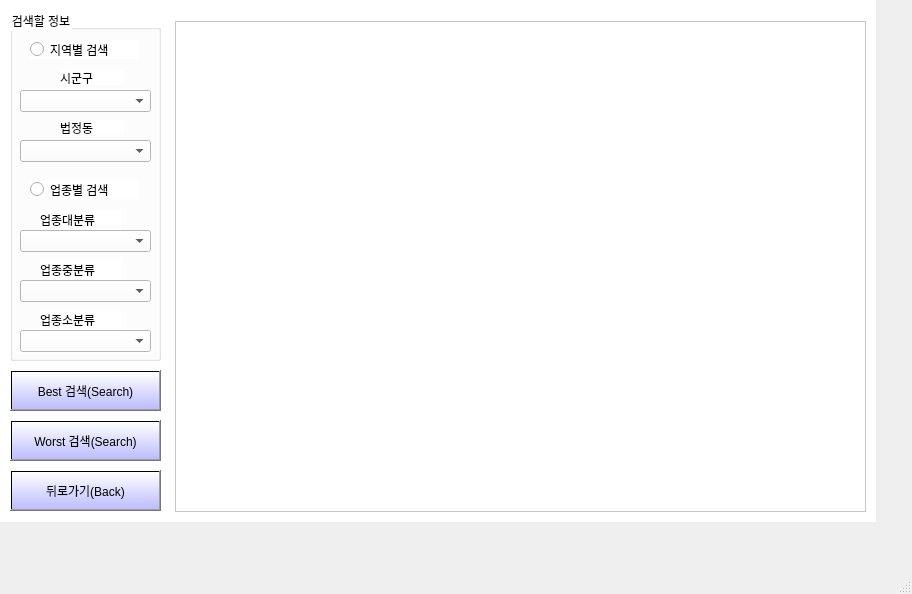
<?xml version="1.0" encoding="UTF-8"?>
<ui version="4.0">
 <class>MainWindow</class>
 <widget class="QMainWindow" name="MainWindow">
  <property name="geometry">
   <rect>
    <x>0</x>
    <y>0</y>
    <width>912</width>
    <height>594</height>
   </rect>
  </property>
  <property name="windowTitle">
   <string>MainWindow</string>
  </property>
  <widget class="QWidget" name="centralwidget">
   <widget class="QWidget" name="layout" native="true">
    <property name="geometry">
     <rect>
      <x>0</x>
      <y>0</y>
      <width>876</width>
      <height>522</height>
     </rect>
    </property>
    <property name="styleSheet">
     <string notr="true">background-color:rgb(255, 255, 255)</string>
    </property>
    <widget class="QPushButton" name="worstButton">
     <property name="geometry">
      <rect>
       <x>10</x>
       <y>420</y>
       <width>151</width>
       <height>41</height>
      </rect>
     </property>
     <property name="styleSheet">
      <string notr="true">font: 9pt &quot;맑은 고딕&quot;;
background-color:qlineargradient(spread:pad, x0:1, y0:1, x0:1, y1:1, stop:0 rgba(170, 170, 255, 200), stop:1 rgba(255, 255, 255, 200))</string>
     </property>
     <property name="text">
      <string>Worst 검색(Search)</string>
     </property>
    </widget>
    <widget class="QGroupBox" name="groupBox">
     <property name="geometry">
      <rect>
       <x>10</x>
       <y>10</y>
       <width>151</width>
       <height>351</height>
      </rect>
     </property>
     <property name="styleSheet">
      <string notr="true">font: 9pt &quot;맑은 고딕&quot;;</string>
     </property>
     <property name="title">
      <string>검색할 정보</string>
     </property>
     <widget class="QRadioButton" name="byCategory">
      <property name="geometry">
       <rect>
        <x>20</x>
        <y>170</y>
        <width>108</width>
        <height>19</height>
       </rect>
      </property>
      <property name="styleSheet">
       <string notr="true">font: 9pt &quot;맑은 고딕&quot;;</string>
      </property>
      <property name="text">
       <string>업종별 검색</string>
      </property>
     </widget>
     <widget class="QRadioButton" name="byArea">
      <property name="geometry">
       <rect>
        <x>20</x>
        <y>30</y>
        <width>108</width>
        <height>19</height>
       </rect>
      </property>
      <property name="styleSheet">
       <string notr="true">font: 9pt &quot;맑은 고딕&quot;;</string>
      </property>
      <property name="text">
       <string>지역별 검색</string>
      </property>
     </widget>
     <widget class="QLabel" name="cityLabel">
      <property name="geometry">
       <rect>
        <x>50</x>
        <y>60</y>
        <width>64</width>
        <height>15</height>
       </rect>
      </property>
      <property name="styleSheet">
       <string notr="true">font: 9pt &quot;맑은 고딕&quot;;</string>
      </property>
      <property name="text">
       <string>시군구</string>
      </property>
     </widget>
     <widget class="QComboBox" name="cityBox">
      <property name="geometry">
       <rect>
        <x>10</x>
        <y>80</y>
        <width>131</width>
        <height>22</height>
       </rect>
      </property>
      <property name="styleSheet">
       <string notr="true">font: 9pt &quot;맑은 고딕&quot;;</string>
      </property>
     </widget>
     <widget class="QLabel" name="dongLabel">
      <property name="geometry">
       <rect>
        <x>50</x>
        <y>110</y>
        <width>64</width>
        <height>15</height>
       </rect>
      </property>
      <property name="styleSheet">
       <string notr="true">font: 9pt &quot;맑은 고딕&quot;;</string>
      </property>
      <property name="text">
       <string>법정동</string>
      </property>
     </widget>
     <widget class="QComboBox" name="dongBox">
      <property name="geometry">
       <rect>
        <x>10</x>
        <y>130</y>
        <width>131</width>
        <height>22</height>
       </rect>
      </property>
      <property name="styleSheet">
       <string notr="true">font: 9pt &quot;맑은 고딕&quot;;</string>
      </property>
     </widget>
     <widget class="QLabel" name="LCategoryLabel">
      <property name="geometry">
       <rect>
        <x>30</x>
        <y>200</y>
        <width>81</width>
        <height>20</height>
       </rect>
      </property>
      <property name="styleSheet">
       <string notr="true">font: 9pt &quot;맑은 고딕&quot;;</string>
      </property>
      <property name="text">
       <string>업종대분류</string>
      </property>
     </widget>
     <widget class="QComboBox" name="LCategoryBox">
      <property name="geometry">
       <rect>
        <x>10</x>
        <y>220</y>
        <width>131</width>
        <height>22</height>
       </rect>
      </property>
      <property name="styleSheet">
       <string notr="true">font: 9pt &quot;맑은 고딕&quot;;</string>
      </property>
     </widget>
     <widget class="QLabel" name="MCategoryLabel">
      <property name="geometry">
       <rect>
        <x>30</x>
        <y>250</y>
        <width>81</width>
        <height>20</height>
       </rect>
      </property>
      <property name="styleSheet">
       <string notr="true">font: 9pt &quot;맑은 고딕&quot;;</string>
      </property>
      <property name="text">
       <string>업종중분류</string>
      </property>
     </widget>
     <widget class="QComboBox" name="MCategoryBox">
      <property name="geometry">
       <rect>
        <x>10</x>
        <y>270</y>
        <width>131</width>
        <height>22</height>
       </rect>
      </property>
      <property name="styleSheet">
       <string notr="true">font: 9pt &quot;맑은 고딕&quot;;</string>
      </property>
     </widget>
     <widget class="QComboBox" name="SCategoryBox">
      <property name="geometry">
       <rect>
        <x>10</x>
        <y>320</y>
        <width>131</width>
        <height>22</height>
       </rect>
      </property>
      <property name="styleSheet">
       <string notr="true">font: 9pt &quot;맑은 고딕&quot;;</string>
      </property>
     </widget>
     <widget class="QLabel" name="SCategoryLabel">
      <property name="geometry">
       <rect>
        <x>30</x>
        <y>300</y>
        <width>81</width>
        <height>20</height>
       </rect>
      </property>
      <property name="styleSheet">
       <string notr="true">font: 9pt &quot;맑은 고딕&quot;;</string>
      </property>
      <property name="text">
       <string>업종소분류</string>
      </property>
     </widget>
    </widget>
    <widget class="QPushButton" name="backButton">
     <property name="geometry">
      <rect>
       <x>10</x>
       <y>470</y>
       <width>151</width>
       <height>41</height>
      </rect>
     </property>
     <property name="styleSheet">
      <string notr="true">font: 9pt &quot;맑은 고딕&quot;;
background-color:qlineargradient(spread:pad, x0:1, y0:1, x0:1, y1:1, stop:0 rgba(170, 170, 255, 200), stop:1 rgba(255, 255, 255, 200))</string>
     </property>
     <property name="text">
      <string>뒤로가기(Back)</string>
     </property>
    </widget>
    <widget class="QTableView" name="tableView">
     <property name="geometry">
      <rect>
       <x>175</x>
       <y>21</y>
       <width>691</width>
       <height>491</height>
      </rect>
     </property>
    </widget>
    <widget class="QPushButton" name="bestButton">
     <property name="geometry">
      <rect>
       <x>10</x>
       <y>370</y>
       <width>151</width>
       <height>41</height>
      </rect>
     </property>
     <property name="styleSheet">
      <string notr="true">font: 9pt &quot;맑은 고딕&quot;;
background-color:qlineargradient(spread:pad, x0:1, y0:1, x0:1, y1:1, stop:0 rgba(170, 170, 255, 200), stop:1 rgba(255, 255, 255, 200))</string>
     </property>
     <property name="text">
      <string>Best 검색(Search)</string>
     </property>
    </widget>
   </widget>
  </widget>
  <widget class="QMenuBar" name="menubar">
   <property name="geometry">
    <rect>
     <x>0</x>
     <y>0</y>
     <width>912</width>
     <height>26</height>
    </rect>
   </property>
  </widget>
  <widget class="QStatusBar" name="statusbar"/>
 </widget>
 <resources/>
 <connections/>
</ui>
